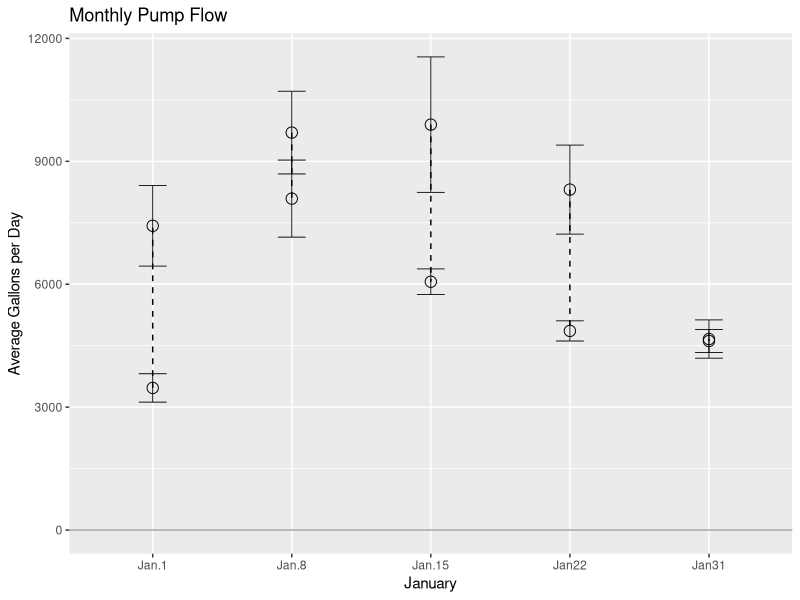
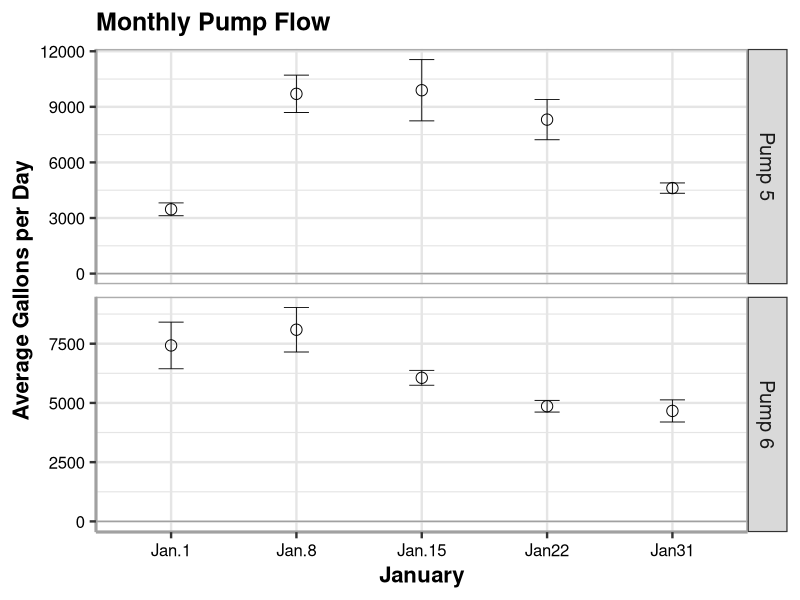

Here is the R script that generated these plots, in order:
#Monthly Pump Flows Facet Graph with Descriptive Statistics
library(tidyverse)
library(psych)
library(ggplot2)
#library(plyr)
library(knitr)


getwd()
#setwd() Set the working directory to find your file or go to File ---> Import Dataset
setwd("H:/My Drive/02EnvirExchNetwkGrant/ENGrantDueProducts/Data_R")
prep <- read_csv("Pump5_January.csv",
                col_names = TRUE, #Describe each columns data type
                cols(
                Week = col_character(),
                Pump = col_character(),
                Day = col_integer(),
                Date = col_date(format = "%m/%d/%Y"),
                gpd = col_double(),
                amp = col_double()
         ))

#colnames(prep)[colnames(prep)=="05"] <- "Pump5"

prep$Pump <- str_replace(prep$Pump, "p", "Pump ") #Renaming the "p" to Pump to help label the graph better


glimpse(prep)

#Group the data and then perform descriptive stats, i.e. number of samples (N), sum, mean, median, standard deviation, standard error

prepdata <- prep %>%
        
        group_by(Week,Pump) %>% #First group the data by week of year and then by PumpID
                dplyr::summarise(N = n(), #specifies that dplyr package should be used, otherwise computer gets confused.
                sum = sum(gpd),
                mean = mean(gpd),
                median=median(gpd),
                sd   = sd(gpd),
                se   = sd / sqrt(N) ) %>%

#Create a Table of descriptive stats      
                arrange(Week,Pump) %>%
                as.data.frame(Summary1)

kable(prepdata[,c(1,2,4)], digits=0, caption="Dosing Pump Flows for January 2017")


prepdata2 <- prepdata

     #levels(prepdata2$Pump) <- c("Pump 5", "Pump 6")

#Create a graph with 

lg <- ggplot(prepdata2,aes(x=Week,y=mean))+
                geom_hline(yintercept=0, colour="#A1A1A1")+
                geom_errorbar(aes(ymin=mean-se, ymax=mean+se),
                   width=0.2, size=0.3, colour="black", position=position_dodge(0.3))+     
                geom_line(linetype="dashed", colour="black", size=0.5,
                   position=position_dodge(0.3))+
                geom_point(shape=21, size=3.5, position=position_dodge(0.3))+
        
                scale_x_discrete(breaks=c("1", "2", "3", "4", "5"),
                         labels=c("Jan.1", "Jan.8", "Jan.15","Jan22", "Jan31"))+
        
                ggtitle("Monthly Pump Flow")+
                labs(x="January", y="Average Gallons per Day")
lg

#Load "mytheme" for my defined graph preferences

mytheme <- theme_bw(base_size = 18, base_family = "")+theme(
     #Panel
     panel.grid.major = element_line(colour = "#E5E5E5"),
     panel.grid.minor = element_line(colour = "#E5E5E5"),
     panel.background = element_rect(fill = NA),
     panel.border = element_rect(colour = "#ADADAD", fill = NA, size=1),
     #Text and Axis
     axis.title.x = element_text(colour="black", face="bold", size=16),
     axis.text.x = element_text(colour="black", size=12),
     axis.title.y = element_text(colour="black", size=16, face="bold",
                                 lineheight = 1.2, angle = 90),
     axis.text.y = element_text(colour="black", size=12),
     plot.title = element_text(colour="black", size=18, face="bold"),
     axis.line = element_line(colour="#A1A1A1", size=1),
     #Legend
     legend.title = element_text(colour="black", size=16, face="bold"))

lg + facet_grid(Pump ~., scales="free_y")+mytheme 
     